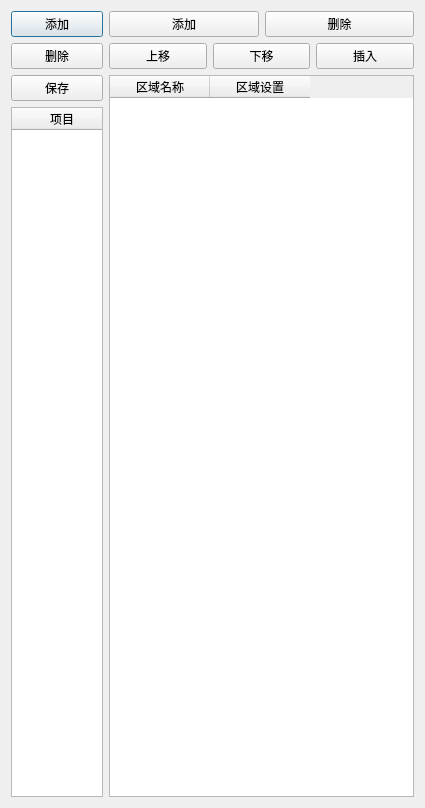
<?xml version="1.0" encoding="UTF-8"?>
<ui version="4.0">
 <class>QParamTem</class>
 <widget class="QDialog" name="QParamTem">
  <property name="geometry">
   <rect>
    <x>0</x>
    <y>0</y>
    <width>425</width>
    <height>808</height>
   </rect>
  </property>
  <property name="windowTitle">
   <string>QParamTem</string>
  </property>
  <layout class="QHBoxLayout" name="horizontalLayout" stretch="3,10">
   <item>
    <layout class="QVBoxLayout" name="verticalLayout_4" stretch="1,100">
     <item>
      <layout class="QVBoxLayout" name="verticalLayout_2">
       <item>
        <widget class="QPushButton" name="pB_addProj">
         <property name="text">
          <string>添加</string>
         </property>
        </widget>
       </item>
       <item>
        <widget class="QPushButton" name="pB_delProj">
         <property name="text">
          <string>删除</string>
         </property>
        </widget>
       </item>
       <item>
        <widget class="QPushButton" name="pB_save">
         <property name="text">
          <string>保存</string>
         </property>
        </widget>
       </item>
      </layout>
     </item>
     <item>
      <widget class="QTableWidget" name="tableW_proj">
       <attribute name="horizontalHeaderVisible">
        <bool>true</bool>
       </attribute>
       <attribute name="verticalHeaderVisible">
        <bool>false</bool>
       </attribute>
       <column>
        <property name="text">
         <string>项目</string>
        </property>
       </column>
      </widget>
     </item>
    </layout>
   </item>
   <item>
    <layout class="QVBoxLayout" name="verticalLayout_3">
     <item>
      <layout class="QVBoxLayout" name="verticalLayout">
       <item>
        <layout class="QHBoxLayout" name="horizontalLayout_2">
         <item>
          <widget class="QPushButton" name="pB_reg">
           <property name="text">
            <string>添加</string>
           </property>
          </widget>
         </item>
         <item>
          <widget class="QPushButton" name="pB_delReg">
           <property name="text">
            <string>删除</string>
           </property>
          </widget>
         </item>
        </layout>
       </item>
       <item>
        <layout class="QHBoxLayout" name="horizontalLayout_3">
         <item>
          <widget class="QPushButton" name="pB_moveUp">
           <property name="text">
            <string>上移</string>
           </property>
          </widget>
         </item>
         <item>
          <widget class="QPushButton" name="pB_moveDown">
           <property name="text">
            <string>下移</string>
           </property>
          </widget>
         </item>
         <item>
          <widget class="QPushButton" name="pB_insert">
           <property name="text">
            <string>插入</string>
           </property>
          </widget>
         </item>
        </layout>
       </item>
      </layout>
     </item>
     <item>
      <widget class="QTableWidget" name="tableW_reg">
       <column>
        <property name="text">
         <string>区域名称</string>
        </property>
       </column>
       <column>
        <property name="text">
         <string>区域设置</string>
        </property>
       </column>
      </widget>
     </item>
    </layout>
   </item>
  </layout>
 </widget>
 <layoutdefault spacing="6" margin="11"/>
 <resources/>
 <connections/>
</ui>
